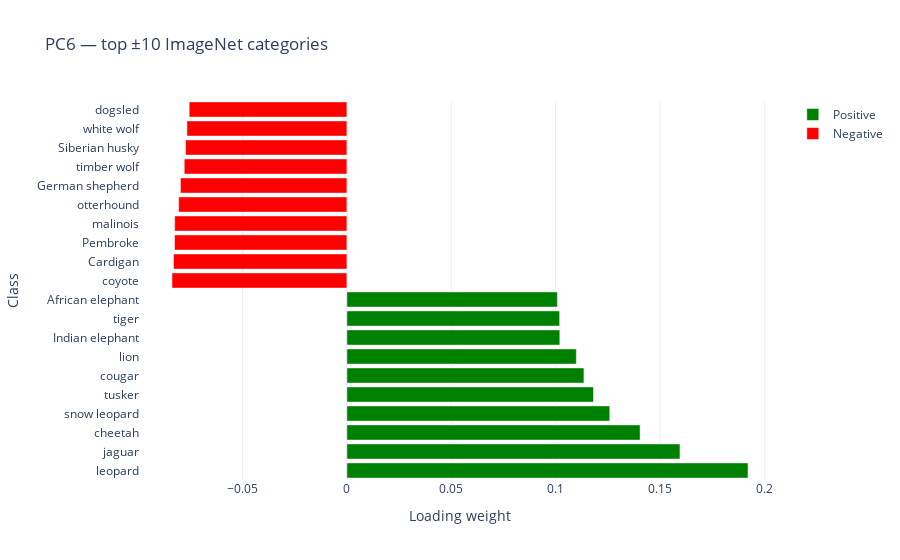
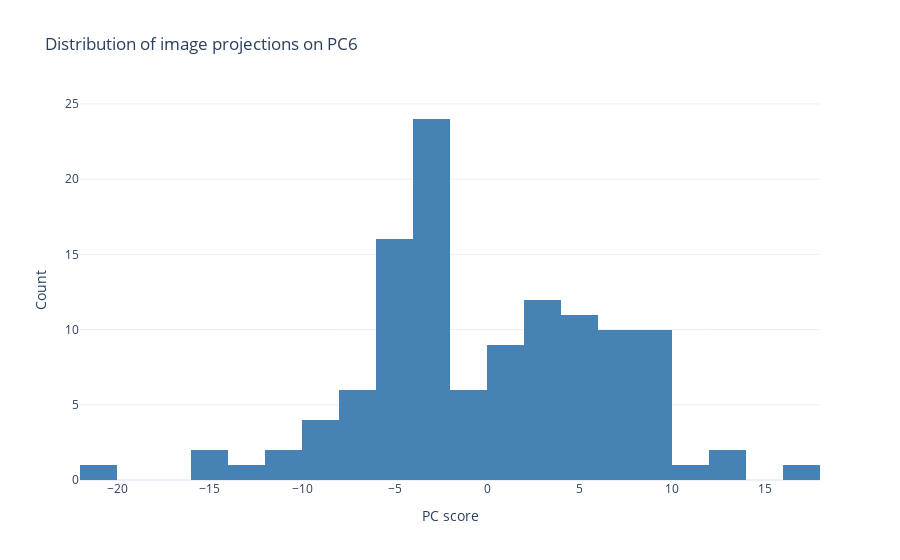

Notebook source saved alongside these figures, in order:
### Code cell
#!/usr/bin/env python3
"""
PCA visualization of ViT softmax+CLR embeddings:
 - U (image projections): histogram
 - V (class loadings): top ±10 ImageNet classes
 - Optional thumbnails of top-scoring images
"""

import os
import pickle
import numpy as np
import pandas as pd
import matplotlib.pyplot as plt
from sklearn.decomposition import PCA
from scipy.special import softmax
from skbio.stats.composition import clr
from PIL import Image
import plotly.graph_objects as go

# ---------------------------------------------------------------
# CONFIG
# ---------------------------------------------------------------
imgs_path = '/home/maria/MITNeuralComputation/vit_embeddings/images'
path = '/home/maria/Documents/HuggingMouseData/MouseViTEmbeddings/google_vit-base-patch16-224_embeddings_logits.pkl'
top_k = 10
n_components = 15

# ---------------------------------------------------------------
# LOAD DATA
# ---------------------------------------------------------------
with open(path, 'rb') as f:
    vit_arr = pickle.load(f)['natural_scenes']

# vit_arr is a numpy array (n_images × n_classes)
embeddings = np.asarray(vit_arr)
n_images = embeddings.shape[0]

# generate image IDs that match your files
image_ids = [f"scene_{i:03d}" for i in range(n_images)]

print("Embeddings shape:", embeddings.shape)
assert embeddings.ndim == 2

# Softmax → CLR
X = softmax(embeddings, axis=1)
X_clr = clr(X + 1e-12)

# ---------------------------------------------------------------
# PCA
# ---------------------------------------------------------------
pca = PCA(n_components=n_components, random_state=0)
U = pca.fit_transform(X_clr)
V = pca.components_.T  # shape: (n_classes, n_components)
expl_var = pca.explained_variance_ratio_

print(f"PCA done. {n_components} components explain {100*expl_var.sum():.1f}% variance")

# ---------------------------------------------------------------
# Helper to load ImageNet class names
# (You can replace this with your own list if needed)
try:
    from torchvision.models import vit_b_16, ViT_B_16_Weights
    class_names = ViT_B_16_Weights.IMAGENET1K_V1.meta["categories"]
except Exception:
    class_names = [f"class_{i}" for i in range(V.shape[0])]

# ---------------------------------------------------------------
# Function to plot top ±10 labels for one PC
# ---------------------------------------------------------------
def plot_pc_semantics_plotly(V, class_names, pc_idx, top_k=10):
    v = V[:, pc_idx]
    pos_idx = np.argsort(v)[-top_k:][::-1]
    neg_idx = np.argsort(v)[:top_k]
    pos_names = [class_names[i] for i in pos_idx]
    neg_names = [class_names[i] for i in neg_idx]

    fig = go.Figure()
    fig.add_trace(go.Bar(
        x=v[pos_idx],
        y=pos_names,
        orientation='h',
        marker_color='green',
        name='Positive'
    ))
    fig.add_trace(go.Bar(
        x=v[neg_idx],
        y=neg_names,
        orientation='h',
        marker_color='red',
        name='Negative'
    ))
    fig.update_layout(
        title=f"PC{pc_idx+1} — top ±{top_k} ImageNet categories",
        barmode='overlay',
        xaxis_title="Loading weight",
        yaxis_title="Class",
        template="plotly_white"
    )
    return fig

# ---------------------------------------------------------------
# Function to show histogram of U[:, pc_idx]
# ---------------------------------------------------------------
def plot_pc_distribution_plotly(U, pc_idx):
    fig = go.Figure()
    fig.add_trace(go.Histogram(
        x=U[:, pc_idx],
        nbinsx=25,
        marker_color='steelblue'
    ))
    fig.update_layout(
        title=f"Distribution of image projections on PC{pc_idx+1}",
        xaxis_title="PC score",
        yaxis_title="Count",
        template="plotly_white"
    )
    return fig

# ---------------------------------------------------------------
# Example: visualize one PC
# ---------------------------------------------------------------
pc_idx = 5 # change 0..14 for others
fig_labels = plot_pc_semantics_plotly(V, class_names, pc_idx, top_k)
fig_images = plot_pc_distribution_plotly(U, pc_idx)

fig_labels.show()
fig_images.show()

# ---------------------------------------------------------------
# Optional: save top / bottom scoring images per PC
# ---------------------------------------------------------------
def show_top_images(U, pc_idx, image_ids, imgs_path, top_n=3):
    """Show top and bottom scoring images for a given PC."""
    scores = U[:, pc_idx]
    top_idx = np.argsort(scores)[-top_n:][::-1]
    bot_idx = np.argsort(scores)[:top_n]

    fig, axes = plt.subplots(2, top_n, figsize=(3*top_n, 6))

    for i, idx in enumerate(top_idx):
        # Add .png extension if not present
        img_name = image_ids[idx]
        if not img_name.endswith(".png"):
            img_name += ".png"
        img_path = os.path.join(imgs_path, img_name)

        if os.path.exists(img_path):
            axes[0, i].imshow(Image.open(img_path))
        axes[0, i].set_title(f"Top {i+1} ({scores[idx]:.2f})")
        axes[0, i].axis("off")

    for i, idx in enumerate(bot_idx):
        img_name = image_ids[idx]
        if not img_name.endswith(".png"):
            img_name += ".png"
        img_path = os.path.join(imgs_path, img_name)

        if os.path.exists(img_path):
            axes[1, i].imshow(Image.open(img_path))
        axes[1, i].set_title(f"Bottom {i+1} ({scores[idx]:.2f})")
        axes[1, i].axis("off")

    plt.suptitle(f"Example images for PC{pc_idx+1}")
    plt.tight_layout()
    plt.show()


# Uncomment if you have image files:
show_top_images(U, pc_idx, image_ids, imgs_path)

### Figure 1 — Plotly figure (JSON) as saved in the notebook; plotly's stock layout.template omitted (floating-point values rounded to 4 significant figures)
{"data": [{"marker": {"color": "green"}, "name": "Positive", "orientation": "h", "type": "bar", "x": [0.1922, 0.1596, 0.1405, 0.1259, 0.1181, 0.1136, 0.1099, 0.102, 0.1019, 0.1008], "y": ["leopard", "jaguar", "cheetah", "snow leopard", "tusker", "cougar", "lion", "Indian elephant", "tiger", "African elephant"]}, {"marker": {"color": "red"}, "name": "Negative", "orientation": "h", "type": "bar", "x": [-0.08378, -0.08303, -0.08256, -0.08251, -0.08059, -0.07974, -0.07791, -0.07729, -0.07663, -0.07555], "y": ["coyote", "Cardigan", "Pembroke", "malinois", "otterhound", "German shepherd", "timber wolf", "Siberian husky", "white wolf", "dogsled"]}], "layout": {"barmode": "overlay", "title": {"text": "PC6 — top ±10 ImageNet categories"}, "xaxis": {"title": {"text": "Loading weight"}}, "yaxis": {"title": {"text": "Class"}}}}

### Figure 2 — Plotly figure (JSON) as saved in the notebook; plotly's stock layout.template omitted (floating-point values rounded to 4 significant figures)
{"data": [{"marker": {"color": "steelblue"}, "nbinsx": 25, "type": "histogram", "x": [-5.269, 4.299, -3.097, -4.537, -5.341, 3.116, 8.319, 2.847, 5.921, 5.666, 6.568, 4.011, -2.571, 7.512, -15.95, 9.963, 16.62, 12.73, -2.169, 0.2925, -3.635, 0.1941, 13.1, 9.877, -0.1754, -6.975, -2.238, 5.915, -4.322, -14.53, -2.403, 7.634, -3.938, -21.24, 5.413, -2.689, -7.35, -0.9252, -11.08, 5.651, -3.474, -8.622, -4.711, 0.1007, -4.478, -4.286, -3.954, 5.198, -1.671, -3.073, -13.95, -3.015, -5.342, 8.554, -3.331, 2.737, 1.464, -7.368, -4.141, -4.303, 8.388, -6.454, 0.9556, -6.88, -4.37, -4.5, -4.15, -4.404, -11.54, 9.288, 6.309, -4.727, 9.758, -2.018, -2.103, -6.073, 3.631, -1.073, 3.162, -8.857, 3.919, 3.831, -0.768, -2.448, 7.265, -3.18, -1.388, 6.564, 4.568, -3.409, 4.395, 2.089, -2.922, -3.432, -8.412, 1.914, 3.42, 3.855, 3.486, 8.718, 7.296, 4.371, -3.565, 10.94, 2.039, -2.347, -2.885, 8.69, 6.248, 8.287, 7.011, 0.8139, -8.477, -4.262, -2.306, 0.8072, 0.348, 7.031]}], "layout": {"title": {"text": "Distribution of image projections on PC6"}, "xaxis": {"title": {"text": "PC score"}}, "yaxis": {"title": {"text": "Count"}}}}
